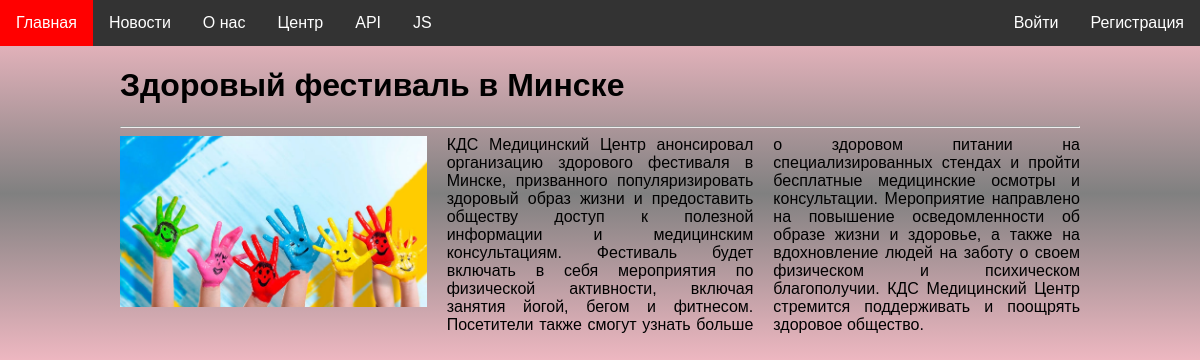
Screenshot of /news/details/25/ with the database file from the repository.
### news/models.py (models this page shows, shortened)
class News(models.Model):
    title = models.CharField(max_length=200)
    text = models.TextField()
    publish_date = models.DateTimeField(auto_now_add=True)
    image = models.ImageField(upload_to='images/news/')
    class Meta:
        verbose_name_plural = 'News'

### news/views.py (the view)
# urls.py: path('details/<int:pk>/', news_details, name='news_details'),
def news_details(request, pk):
    logging.info('Displayed news details')
    certain_news = get_object_or_404(News, pk=pk)
    return render(request, 'news/news_details.html', context={'news': certain_news})

### website/templatetags/custom_tags.py (called while the page is built)
@register.simple_tag
def current_times():
    return {
        'local_time': datetime.now().strftime("%Y-%m-%d %H:%M:%S"),
        'utc_time':  datetime.now(timezone.utc).strftime("%Y-%m-%d %H:%M:%S"),
        'time_zone': timezone.get_current_timezone()
    }

@register.simple_tag
def date_range(num):
    today = datetime.now()
    date_list = [today + timedelta(days=i) for i in range(num)]
    return date_list

### news/templates/news/news_details.html (shortened to what this page needs)
{% extends 'website/base.html' %}
{% load static %}
{% block styles %}
    <link rel="stylesheet" href="{% static 'news/css/news_details.css' %}">
{% endblock %}
{% block content %}
    <h1>{{ news.title }}</h1>
    <hr>
    <div class="news-container">
        <img src="{{ news.image.url }}">
        <p>{{ news.text }}</p>
    </div>
{% endblock %}

### website/static/website/css/styles.css (style rules this page uses)
* { font-family: Arial; }
body { padding: 0; margin: 0; }
body { background-image: linear-gradient(to bottom, rgba(190,255,241), rgba(208,208,255), rgba(190,255,241)); transition: background-color 2s; }
@media (max-width: 1280px) or (max-height: 720px) { body { background-image: linear-gradient(to top, pink, gray, pink); } }

### news/static/news/css/news_details.css (style rules this page uses)
.news-container { column-count: 3; column-gap: 20px; text-align: justify; }
.news-container img { width: 100%; }

### rows the page displays
News: title "Здоровый фестиваль в Минске", image (picture), text "КДС Медицинский Центр анонсировал организацию здорового фестиваля в Минске, призванного популяризировать здоровый образ жизни и предоставить обществу доступ к полезной информации и медицинским консультациям. Фестиваль будет включать в себя мероприятия по физической активности, включая занятия йогой, бегом и фитнесом. Посетители также смогут узнать больше о здоровом питании на специализированных стендах и пройти бесплатные медицинские осмотры и консультации. Мероприятие направлено на повышение осведомленности об образе жизни и здоровье, а также на вдохновление людей на заботу о своем физическом и психическом благополучии. КДС Медицинский Центр стремится поддерживать и поощрять здоровое…"
